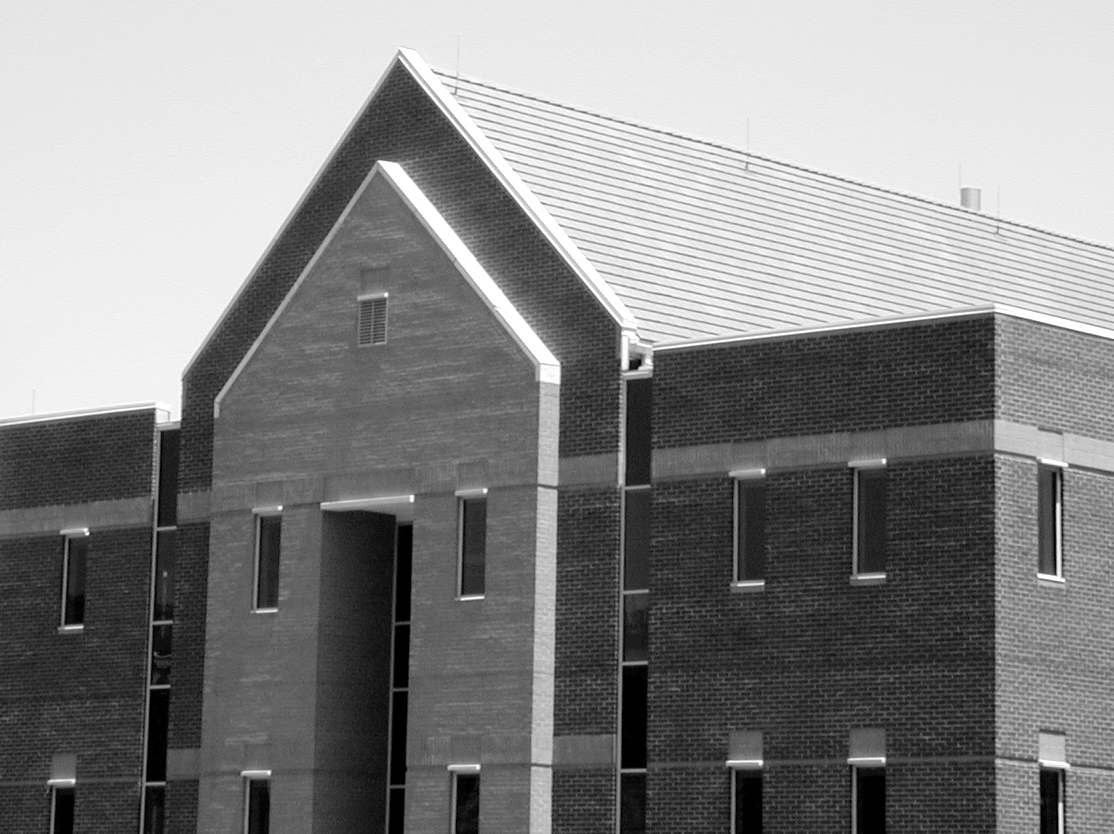
#> input picture lab5/1801022022_LAB5_KISIM1/Fig1016(a)(building_original).pgm, 1114 x 834 px
$ jupyter execute 'LAB 5 - KISIM 1.ipynb'   (shell and % lines are left out)
#> lines starting #> are read from the running program, lines starting #| are printed output that depends on the picture; after the words box and inside, x2 and y2 are one past the last pixel; in counts of white or black regions, pixels touching at a corner belong together; long printed decimals are rounded
# ALPEREN KARATAŞ - 1801022022
# LAB 5 - KISIM 1

# Fig. 10.20

[cell 1]
import numpy as np
import matplotlib.pyplot as plt
import cv2 as cv

original_img=cv.imread("Fig1016(a)(building_original).pgm",0)  # goruntu okunuyor
#> original_img is the input picture: shape (834, 1114); min 0, max 255, mean 133.3
out=cv.normalize(original_img.astype("float"),None,0.0,1.0,cv.NORM_MINMAX) # goruntu normalize ediliyor

sobelx=cv.Sobel(out,-1,0,1,ksize=3) # x yonundeki sobel aliniyor
sobely=cv.Sobel(out,-1,1,0,ksize=3) # y yonundeki sobel aliniyor
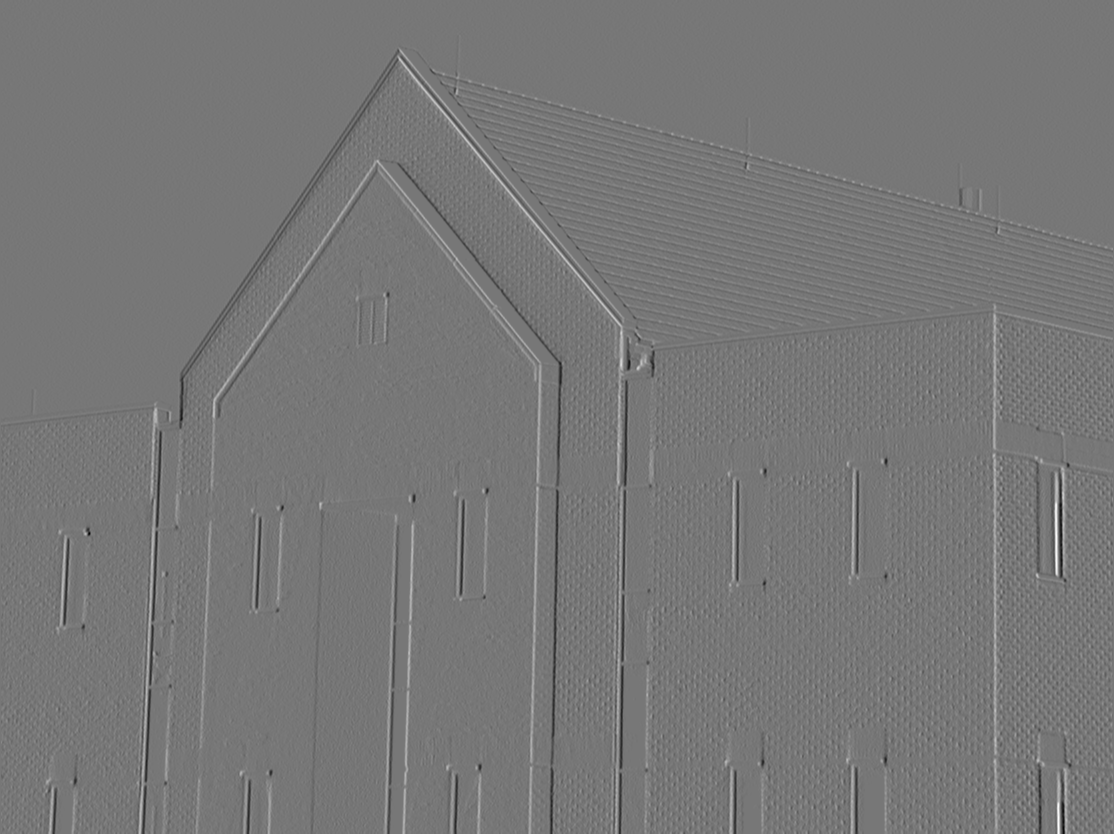
#> sobely: shape (834, 1114) float64; min -2.91, max 3.31, mean 0.000805; drawn with min black and max white

sobel=abs(sobelx)+abs(sobely) # son sobel sonucu elde ediliyor

T=np.amax(sobel)*0.33 # %33'luk threshold seviyesi filtenin maks degerine uygulaniyor
#> T = 1.25
print(T)
#| 1.248

sobel[sobel >= T] = 255  # threshold seviyesinden yuksek olana beyaz renk
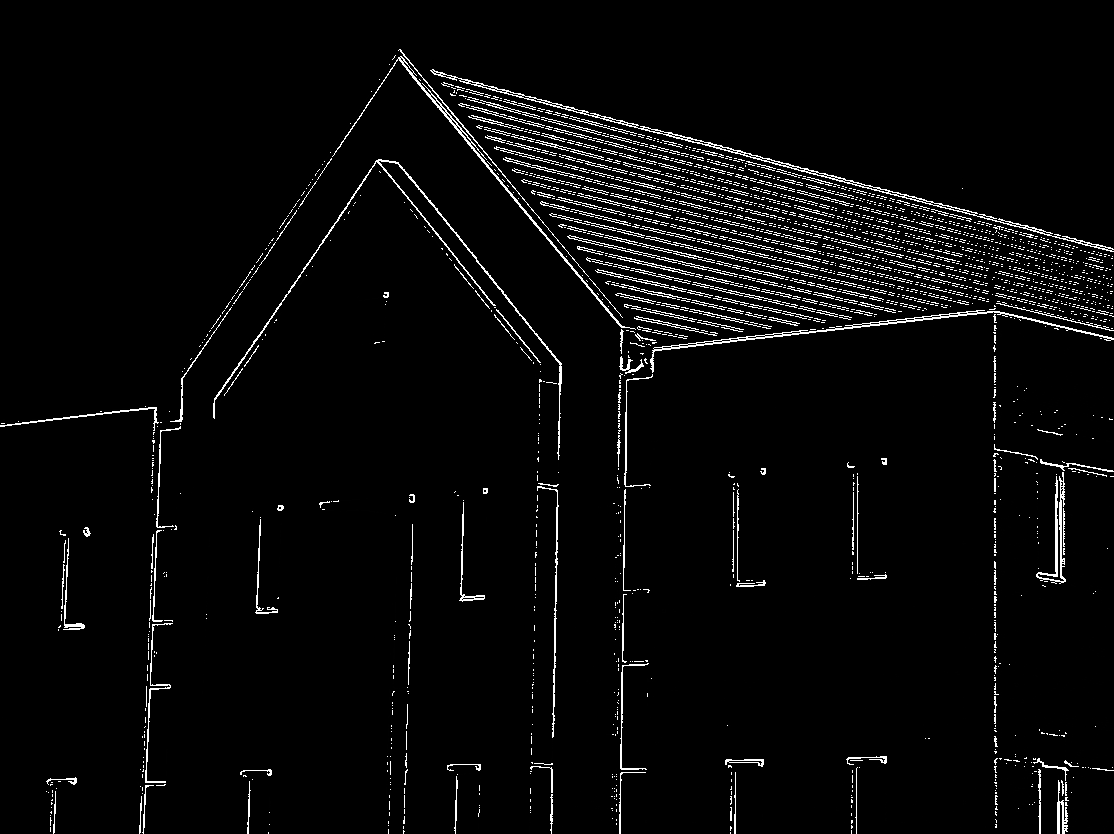
#> sobel: shape (834, 1114) float64; min 0, max 255, mean 9.4
sobel[sobel < T] = 0 # threshold seviyesinden yuksek olana siyah renk
#> sobel: shape (834, 1114) float64; 3.6% white in thin lines or dots

plt.figure()
plt.imshow(sobel,cmap="gray")
plt.title("10.20(a)") # sobel filtresi uygulanmis goruntu
plt.colorbar()

smoothed_img=cv.blur(out,(5,5)) # goruntu blurlaniyor

# buradan sonraki islemler yukaridaki islemlerin aynisi olup blurlanmis goruntuye uygulanmistir

sobelx=cv.Sobel(smoothed_img,-1,0,1,ksize=3)
sobely=cv.Sobel(smoothed_img,-1,1,0,ksize=3)

sobel=abs(sobelx)+abs(sobely)
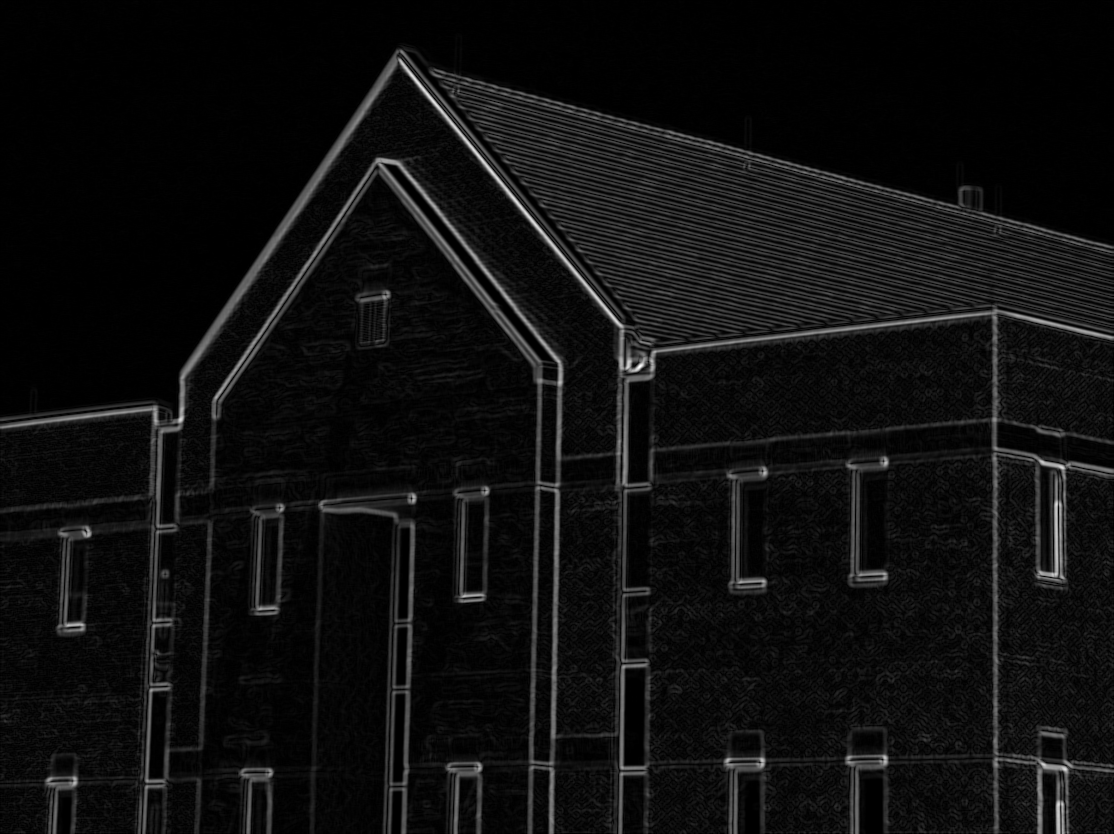
#> sobel: shape (834, 1114) float64; min 0, max 1.82, mean 0.114; drawn with min black and max white

T=np.amax(sobel)*0.33
#> T = 0.602
print(T)
#| 0.6021

sobel[sobel >= T] = 255
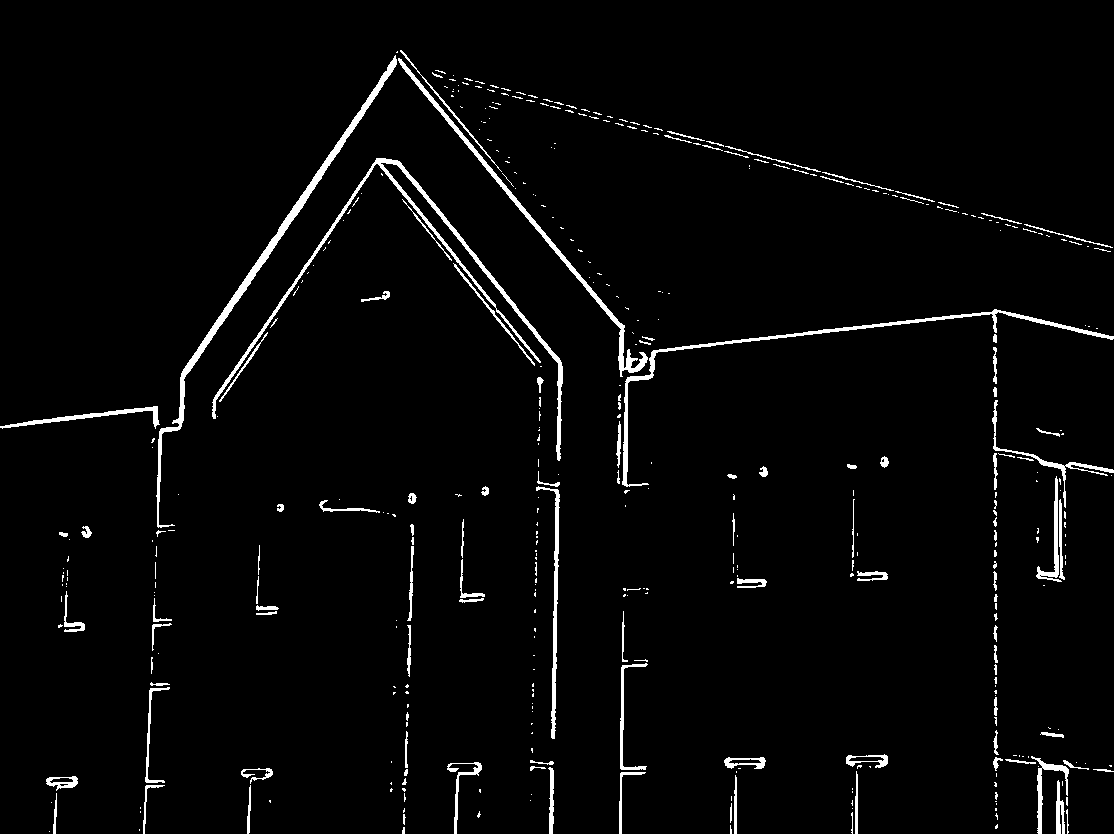
#> sobel: shape (834, 1114) float64; 2.85% of pixels changed, all inside (x1, y1, x2, y2) = (0, 50, 1114, 834)
sobel[sobel < T] = 0
#> sobel: shape (834, 1114) float64; 2.8% white; 424 white regions (309 under 20 px), largest, box (x1, y1, x2, y2) and area: (212, 158, 563, 461) 3447, (156, 55, 397, 528) 3226, (622, 309, 1114, 487) 2340

plt.figure()
plt.imshow(sobel,cmap="gray")
plt.title("10.20(b)")
plt.colorbar()
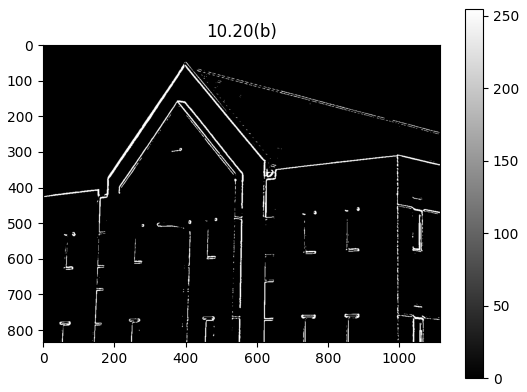
#> figure drawn by matplotlib, 2 panels
